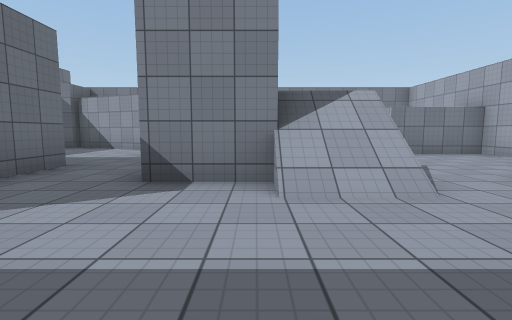
View 1 (above)

16 first-person views from a walk through a scene from a Unity 3-D project. The camera is 1.2 m above the floor, tilts 6° down and sees 85° across. The floor is counted in squares, 2 m on a side. Each view is taken from the middle of a square. On the plan, view 1 faces up. The plan holds only what a view shows up to about 9 squares ahead; the rest is blank. The place goes on beyond the plan. The player is left out. Door leaves are left out, so doorways stand open. Surface patterns are stand-ins for the level's own textures.

View 2
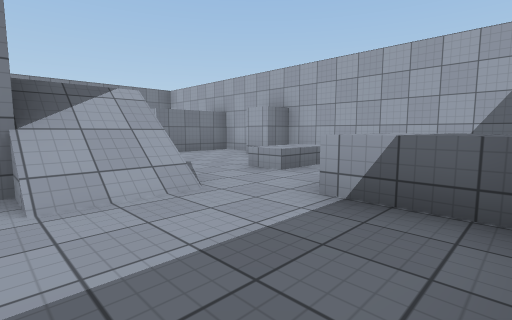

View 3
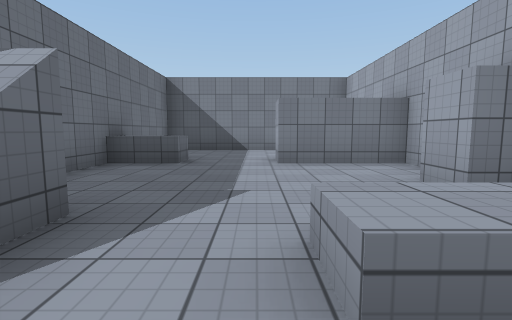

View 4
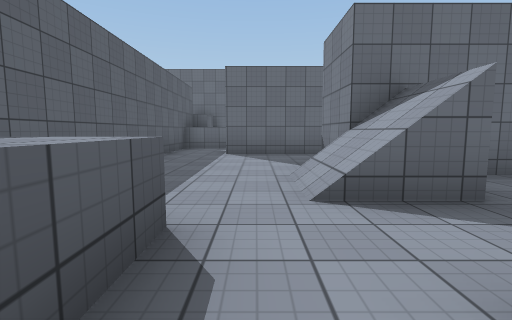

View 5
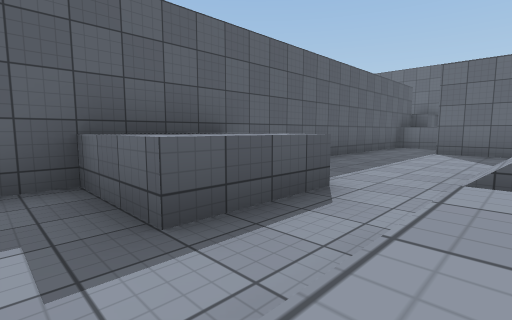

View 6
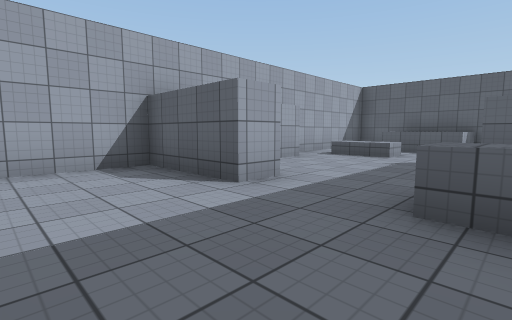

View 7
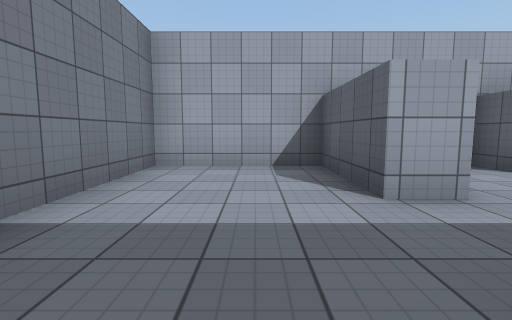

View 8
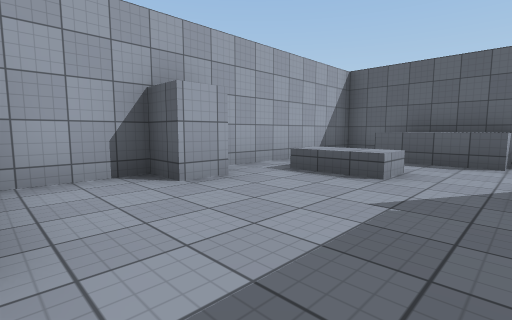

View 9
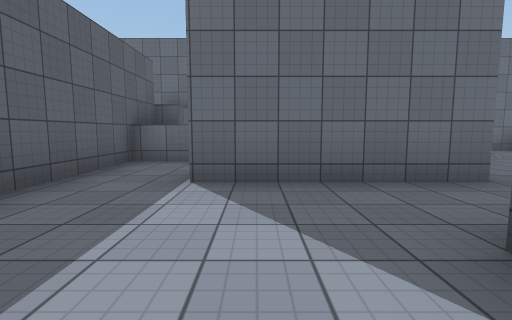

View 10
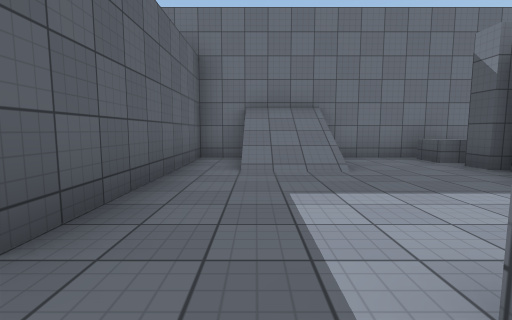

View 11
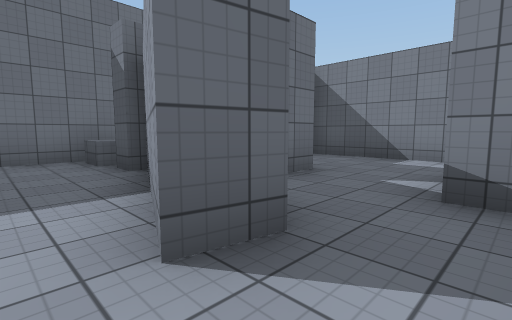

View 12
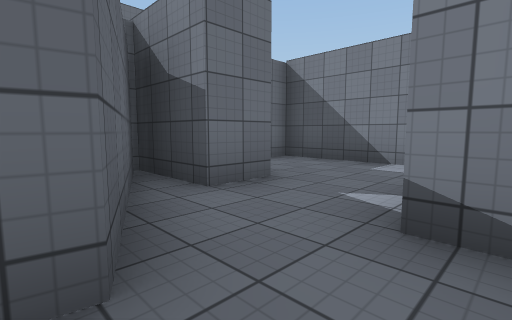

View 13
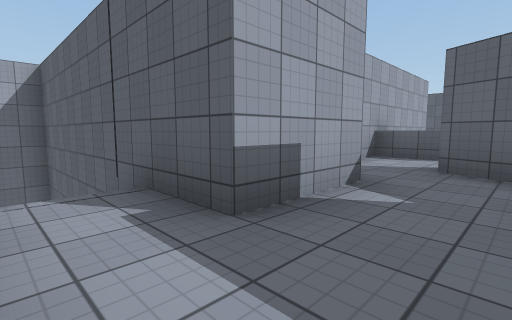

View 14
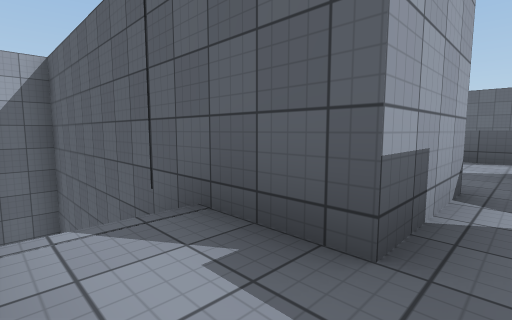

View 15
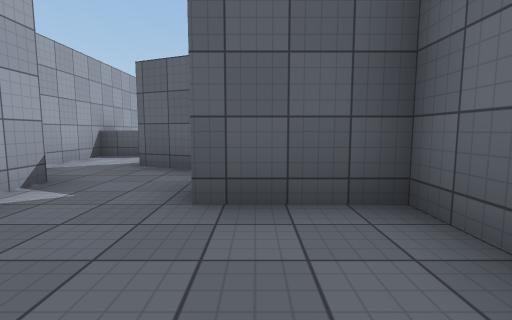

View 16
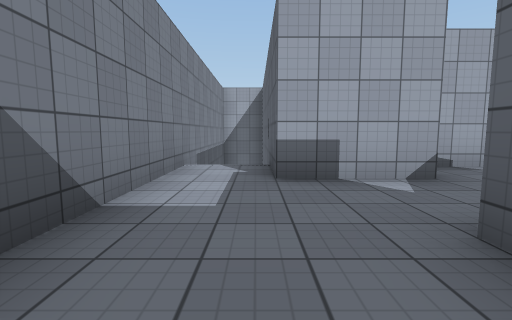

### Floor plan
Key: @ floor where view 1 was taken; # wall or solid block; . floor; / step, stairs or slope; D open door; ^ raised ledge.
Columns run from 9 left of view 1 to 6 right of it. Each row starts with its distance up from view 1.
 15   ########
 14   #.....//    #
 13   #.....///   #
 12   #....####  ##
 11  ####DD#########
 10 ##^##...##.....#
  9 #...##..##.....#
  8 #.......##^..###
  7 #///...^##^..###
  6 #///....##.....#
  5 #.....DD##....##
  4 ######DD###....#
  3      #...//..^.#
  2      #.........#
  1    ^........^^.#
  0  ##^.....@..^^.#
 -1     ############

Positions as (right, up) in squares from view 1, and headings:
1: (0, 0), facing up
2: (0, 0), facing up-right
3: (3, 2), facing up
4: (4, 2), facing left
5: (5, 3), facing down-left
6: (1, 10), facing down-right
7: (1, 9), facing right
8: (2, 7), facing down-right
9: (0, 2), facing left
10: (-2, 6), facing left
11: (-2, 8), facing up-left
12: (-2, 9), facing up-left
13: (-4, 14), facing down-right
14: (-3, 14), facing down-right
15: (-5, 14), facing down
16: (-6, 13), facing right
